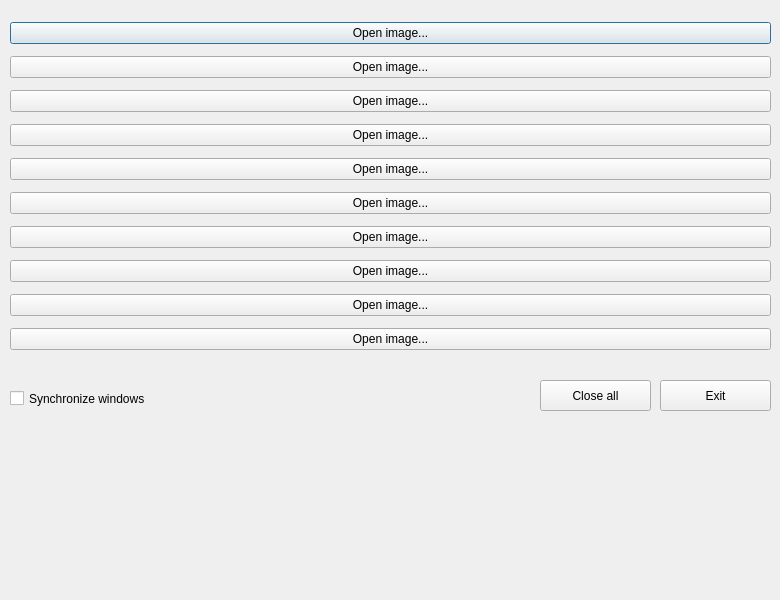
<?xml version="1.0" encoding="UTF-8"?>
<ui version="4.0">
 <class>MainDialog</class>
 <widget class="QDialog" name="MainDialog">
  <property name="geometry">
   <rect>
    <x>0</x>
    <y>0</y>
    <width>780</width>
    <height>600</height>
   </rect>
  </property>
  <property name="sizePolicy">
   <sizepolicy hsizetype="Fixed" vsizetype="Fixed">
    <horstretch>0</horstretch>
    <verstretch>0</verstretch>
   </sizepolicy>
  </property>
  <property name="minimumSize">
   <size>
    <width>780</width>
    <height>400</height>
   </size>
  </property>
  <property name="maximumSize">
   <size>
    <width>780</width>
    <height>600</height>
   </size>
  </property>
  <property name="contextMenuPolicy">
   <enum>Qt::PreventContextMenu</enum>
  </property>
  <property name="windowTitle">
   <string>pxlpeep</string>
  </property>
  <property name="windowIcon">
   <iconset>
    <normaloff>loupe.ico</normaloff>loupe.ico</iconset>
  </property>
  <property name="whatsThis">
   <string notr="true"/>
  </property>
  <property name="modal">
   <bool>false</bool>
  </property>
  <widget class="QWidget" name="verticalLayoutWidget">
   <property name="geometry">
    <rect>
     <x>10</x>
     <y>10</y>
     <width>761</width>
     <height>362</height>
    </rect>
   </property>
   <layout class="QVBoxLayout" name="verticalLayout">
    <property name="spacing">
     <number>0</number>
    </property>
    <item>
     <widget class="QPushButton" name="btnImage0">
      <property name="text">
       <string>Open image...</string>
      </property>
     </widget>
    </item>
    <item>
     <widget class="QPushButton" name="btnImage1">
      <property name="text">
       <string>Open image...</string>
      </property>
     </widget>
    </item>
    <item>
     <widget class="QPushButton" name="btnImage2">
      <property name="text">
       <string>Open image...</string>
      </property>
     </widget>
    </item>
    <item>
     <widget class="QPushButton" name="btnImage3">
      <property name="text">
       <string>Open image...</string>
      </property>
     </widget>
    </item>
    <item>
     <widget class="QPushButton" name="btnImage4">
      <property name="text">
       <string>Open image...</string>
      </property>
     </widget>
    </item>
    <item>
     <widget class="QPushButton" name="btnImage5">
      <property name="text">
       <string>Open image...</string>
      </property>
     </widget>
    </item>
    <item>
     <widget class="QPushButton" name="btnImage6">
      <property name="text">
       <string>Open image...</string>
      </property>
     </widget>
    </item>
    <item>
     <widget class="QPushButton" name="btnImage7">
      <property name="text">
       <string>Open image...</string>
      </property>
     </widget>
    </item>
    <item>
     <widget class="QPushButton" name="btnImage8">
      <property name="text">
       <string>Open image...</string>
      </property>
     </widget>
    </item>
    <item>
     <widget class="QPushButton" name="btnImage9">
      <property name="text">
       <string>Open image...</string>
      </property>
     </widget>
    </item>
   </layout>
  </widget>
  <widget class="QPushButton" name="btnExit">
   <property name="geometry">
    <rect>
     <x>660</x>
     <y>380</y>
     <width>111</width>
     <height>31</height>
    </rect>
   </property>
   <property name="text">
    <string>Exit</string>
   </property>
  </widget>
  <widget class="QCheckBox" name="chkSyncWindows">
   <property name="geometry">
    <rect>
     <x>10</x>
     <y>390</y>
     <width>301</width>
     <height>17</height>
    </rect>
   </property>
   <property name="text">
    <string>Synchronize windows</string>
   </property>
  </widget>
  <widget class="QPushButton" name="btnCloseAll">
   <property name="geometry">
    <rect>
     <x>540</x>
     <y>380</y>
     <width>111</width>
     <height>31</height>
    </rect>
   </property>
   <property name="text">
    <string>Close all</string>
   </property>
  </widget>
 </widget>
 <resources/>
 <connections/>
</ui>
